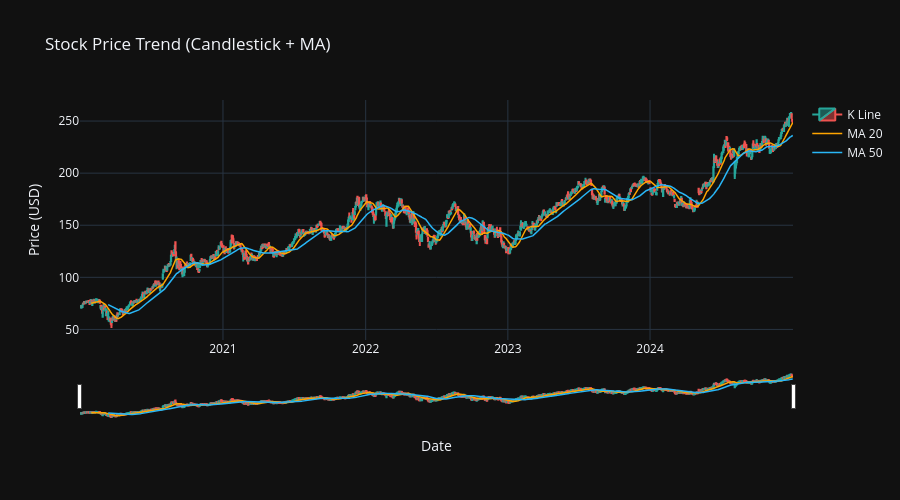

The notebook cell this image was saved under:
### Code cell
# create the figure for price trend
fig_price = go.Figure()

# 1. K candlestick
fig_price.add_trace(go.Candlestick(
    x=df['Date'], open=df['Open'], high=df['High'], low=df['Low'], close=df['Close'],
    name='K Line',
    increasing_line_color='#26a69a', decreasing_line_color='#ef5350'
))

# 2. draw MA20 and MA50
fig_price.add_trace(go.Scatter(
    x=df['Date'], y=df['MA20'], line=dict(color='orange', width=1.5), name='MA 20'
))
fig_price.add_trace(go.Scatter(
    x=df['Date'], y=df['MA50'], line=dict(color='#29b6f6', width=1.5), name='MA 50'
))

# layout settings
fig_price.update_layout(
    title='Stock Price Trend (Candlestick + MA)',
    yaxis_title='Price (USD)',
    xaxis_title='Date',
    xaxis_rangeslider_visible=True, # time slider
    template='plotly_dark',
    height=500
)

# remove weekends
fig_price.update_xaxes(rangebreaks=[dict(bounds=["sat", "mon"])]) 

fig_price.show()

### Figure 1 — Plotly figure (JSON) as saved in the notebook; plotly's stock layout.template omitted (floating-point values rounded to 4 significant figures; data arrays with more than 128 entries replaced by an {"elided": "..."} marker saying what was removed)
{"data": [{"close": {"elided": "1258 float values"}, "decreasing": {"line": {"color": "#ef5350"}}, "high": {"elided": "1258 float values"}, "increasing": {"line": {"color": "#26a69a"}}, "low": {"elided": "1258 float values"}, "name": "K Line", "open": {"elided": "1258 float values"}, "type": "candlestick", "x": {"elided": "1258 str values"}}, {"line": {"color": "orange", "width": 1.5}, "name": "MA 20", "type": "scatter", "x": {"elided": "1258 str values"}, "y": {"elided": "1258 float values"}}, {"line": {"color": "#29b6f6", "width": 1.5}, "name": "MA 50", "type": "scatter", "x": {"elided": "1258 str values"}, "y": {"elided": "1258 float values"}}], "layout": {"height": 500, "title": {"text": "Stock Price Trend (Candlestick + MA)"}, "xaxis": {"rangebreaks": [{"bounds": ["sat", "mon"]}], "rangeslider": {"visible": true}, "title": {"text": "Date"}}, "yaxis": {"title": {"text": "Price (USD)"}}}}
